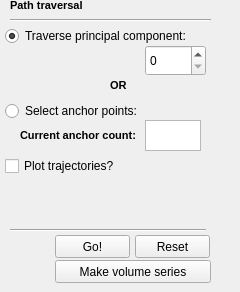
    <widget class="QWidget" name="page_13">
     <widget class="QPushButton" name="pushButton">
      <property name="geometry">
       <rect>
        <x>55</x>
        <y>235</y>
        <width>75</width>
        <height>23</height>
       </rect>
      </property>
      <property name="toolTip">
       <string>Start analysis.</string>
      </property>
      <property name="text">
       <string>Go!</string>
      </property>
     </widget>
     <widget class="QLabel" name="label_5">
      <property name="geometry">
       <rect>
        <x>10</x>
        <y>-10</y>
        <width>221</width>
        <height>31</height>
       </rect>
      </property>
      <property name="font">
       <font>
        <pointsize>8</pointsize>
        <weight>75</weight>
        <bold>true</bold>
       </font>
      </property>
      <property name="text">
       <string>Path traversal</string>
      </property>
     </widget>
     <widget class="QPushButton" name="pushButton_2">
      <property name="geometry">
       <rect>
        <x>135</x>
        <y>235</y>
        <width>75</width>
        <height>23</height>
       </rect>
      </property>
      <property name="toolTip">
       <string>Clear previous results.</string>
      </property>
      <property name="text">
       <string>Reset</string>
      </property>
     </widget>
     <widget class="QTextBrowser" name="textBrowser_4">
      <property name="geometry">
       <rect>
        <x>145</x>
        <y>120</y>
        <width>56</width>
        <height>31</height>
       </rect>
      </property>
      <property name="toolTip">
       <string>The number of currently selected anchors is displayed here. Reset will clear if you need to start again.</string>
      </property>
     </widget>
     <widget class="QLabel" name="label_6">
      <property name="geometry">
       <rect>
        <x>20</x>
        <y>120</y>
        <width>131</width>
        <height>31</height>
       </rect>
      </property>
      <property name="font">
       <font>
        <pointsize>8</pointsize>
        <weight>75</weight>
        <bold>true</bold>
       </font>
      </property>
      <property name="toolTip">
       <string>The number of currently selected anchors is displayed here. Reset will clear if you need to start again.</string>
      </property>
      <property name="text">
       <string>Current anchor count:</string>
      </property>
     </widget>
     <widget class="QLabel" name="label_10">
      <property name="geometry">
       <rect>
        <x>110</x>
        <y>70</y>
        <width>41</width>
        <height>31</height>
       </rect>
      </property>
      <property name="font">
       <font>
        <pointsize>8</pointsize>
        <weight>75</weight>
        <bold>true</bold>
       </font>
      </property>
      <property name="text">
       <string>OR</string>
      </property>
     </widget>
     <widget class="Line" name="line">
      <property name="geometry">
       <rect>
        <x>10</x>
        <y>220</y>
        <width>196</width>
        <height>20</height>
       </rect>
      </property>
      <property name="orientation">
       <enum>Qt::Horizontal</enum>
      </property>
     </widget>
     <widget class="Line" name="line_2">
      <property name="geometry">
       <rect>
        <x>10</x>
        <y>10</y>
        <width>201</width>
        <height>20</height>
       </rect>
      </property>
      <property name="orientation">
       <enum>Qt::Horizontal</enum>
      </property>
     </widget>
     <widget class="QSpinBox" name="spinBox_4">
      <property name="geometry">
       <rect>
        <x>145</x>
        <y>45</y>
        <width>61</width>
        <height>31</height>
       </rect>
      </property>
     </widget>
     <widget class="QRadioButton" name="radioButton">
      <property name="geometry">
       <rect>
        <x>5</x>
        <y>25</y>
        <width>211</width>
        <height>22</height>
       </rect>
      </property>
      <property name="toolTip">
       <string>Traverse the latent space based on the principal component below (e.g. 1 will traverse the latent space along PC1)</string>
      </property>
      <property name="text">
       <string>Traverse principal component:</string>
      </property>
      <property name="checked">
       <bool>true</bool>
      </property>
      <property name="autoExclusive">
       <bool>true</bool>
      </property>
     </widget>
     <widget class="QRadioButton" name="radioButton_2">
      <property name="geometry">
       <rect>
        <x>5</x>
        <y>100</y>
        <width>166</width>
        <height>22</height>
       </rect>
      </property>
      <property name="toolTip">
       <string>Select multiple anchor points in the latent space and then attempt to traverse the space crossing these anchors.</string>
      </property>
      <property name="text">
       <string>Select anchor points:</string>
      </property>
     </widget>
     <widget class="QCheckBox" name="checkBox_8">
      <property name="geometry">
       <rect>
        <x>5</x>
        <y>155</y>
        <width>156</width>
        <height>22</height>
       </rect>
      </property>
      <property name="text">
       <string>Plot trajectories?</string>
      </property>
     </widget>
     <widget class="QPushButton" name="pushButton_13">
      <property name="geometry">
       <rect>
        <x>55</x>
        <y>260</y>
        <width>156</width>
        <height>23</height>
       </rect>
      </property>
      <property name="toolTip">
       <string>Start analysis.</string>
      </property>
      <property name="text">
       <string>Make volume series</string>
      </property>
     </widget>
    </widget>
